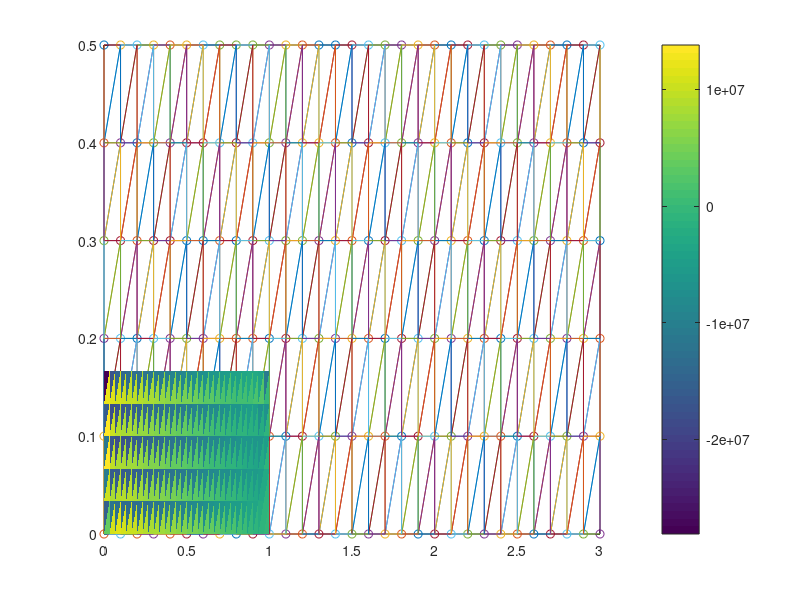

Here is the MATLAB script that generated this plot:
clear
clc

fid=fopen('CSE_Node.txt','r');
line=fgetl(fid);
irow=0;

while (line >0)
    
    lin=strsplit(line,' ');
    irow=irow+1;
    NodeData(irow,1)=str2double(lin{2});
    NodeData(irow,2)=str2double(lin{3});
    NodeData(irow,3)=str2double(lin{4});
    line=fgetl(fid);
    
end

for i=1:size(NodeData,1)
    
   plot(NodeData(i,2),NodeData(i,3),'o')
   hold on
   
end

fclose(fid);

fid=fopen('CSE_Element.txt','r');
line=fgetl(fid);
irow=0;

while (line >0)
    
    lin=strsplit(line,' ');
    irow=irow+1;
    ElementData(irow,1)=str2double(lin{1});
    ElementData(irow,2)=str2double(lin{2});
    ElementData(irow,3)=str2double(lin{3});
    ElementData(irow,4)=str2double(lin{4});
    Cord_data(irow,1)=(1/3)*(NodeData(ElementData(irow,2),2)+NodeData(ElementData(irow,3),2)+NodeData(ElementData(irow,4),2));
    Cord_data(irow,2)=(1/3)*(NodeData(ElementData(irow,2),3)+NodeData(ElementData(irow,3),3)+NodeData(ElementData(irow,4),3));
    
    line=fgetl(fid);
    
end

for i=1:size(ElementData,1)
    
   plot([NodeData(ElementData(i,2),2),NodeData(ElementData(i,3),2)],[NodeData(ElementData(i,2),3),NodeData(ElementData(i,3),3)],'LineWidth',0.001)
   hold on
   plot([NodeData(ElementData(i,2),2),NodeData(ElementData(i,4),2)],[NodeData(ElementData(i,2),3),NodeData(ElementData(i,4),3)],'LineWidth',0.001)
   hold on
   plot([NodeData(ElementData(i,3),2),NodeData(ElementData(i,4),2)],[NodeData(ElementData(i,3),3),NodeData(ElementData(i,4),3)],'LineWidth',0.001)
   
end

fid=fopen('Displacement.txt');
line=fgetl(fid);
irow=0;

while (line >0)
    
lin=strsplit(line,'\t');
irow=irow+1;

DispData(irow,1)=str2num(lin{1})+1; %Node id
DispData(irow,2)=str2double(lin{2}); %x cord
DispData(irow,3)=str2double(lin{3}); %y cord
DispData(irow,4)=str2double(lin{4}); %u_x
DispData(irow,5)=str2double(lin{5}); %u_y

line=fgetl(fid);

end

close all

% figure()
% x_cord=(NodeData(:,2))';
% y_cord=(NodeData(:,3))';
% [xq,yq] = meshgrid(min(x_cord):0.1:max(x_cord), min(y_cord):0.1:max(y_cord));
% zq = griddata(x_cord,y_cord,DispData(:,4),xq,yq);
% contourf(xq,yq,zq);
% colorbar;



% figure()
% x_cord=(NodeData(:,2))';
% y_cord=(NodeData(:,3))';
% [xq,yq] = meshgrid(min(x_cord):0.1:max(x_cord), min(y_cord):0.1:max(y_cord));
% zq = griddata(x_cord,y_cord,DispData(:,5),xq,yq);
% contourf(xq,yq,zq);
% colorbar;
% grid on


fid=fopen('Stress_Strain.txt','r');
line=fgetl(fid);
irow=0;

while (line >0)
   
    irow=irow+1;
    lin=strsplit(line,'\t');
    
    SSData(irow,1)=str2double(lin{1}); %Epsilon xx
    SSData(irow,2)=str2double(lin{2}); %Epsilon yy
    SSData(irow,3)=str2double(lin{3}); %Epsilon xy
    
    SSData(irow,4)=str2double(lin{4}); %Sigma xx
    SSData(irow,5)=str2double(lin{5}); %Sigma yy
    SSData(irow,6)=str2double(lin{6}); %Sigma xy
    
    SSData(irow,7)=str2double(lin{7}); %PSigma xx
    SSData(irow,8)=str2double(lin{8}); %PSigma yy
    SSData(irow,9)=str2double(lin{9}); %PSigma xy
    
    SSData(irow,10)=str2double(lin{10}); %PStrain xx
    SSData(irow,11)=str2double(lin{11}); %PStrain yy
    SSData(irow,12)=str2double(lin{12}); %PStrain zz
    
    line=fgetl(fid);
    
end

for ielem=1:size(ElementData,1)
    
    inode=ElementData(ielem,2);
    jnode=ElementData(ielem,3);
    knode=ElementData(ielem,4);
    
    x_cord=[NodeData(inode,2),NodeData(jnode,2),NodeData(knode,2)];
    y_cord=[NodeData(inode,3),NodeData(jnode,3),NodeData(knode,3)];
    x_ave=(1/3)*(x_cord);
    y_ave=(1/3)*(y_cord);
    
    %u_x=[DispData(inode,4),DispData(jnode,4),DispData(knode,4)];
    patch(x_ave,y_ave,SSData(ielem,6),'LineStyle','none')
    
    hold on
    
end

colorbar;

% figure()
% [xq,yq] = meshgrid(min(Cord_data(:,1)):0.1:max(Cord_data(:,1)), min(Cord_data(:,2)):0.1:max(Cord_data(:,2)));
% zq = griddata(Cord_data(:,1),Cord_data(:,2),SSData(:,6),xq,yq);
% contourf(xq,yq,zq);
% colorbar;
